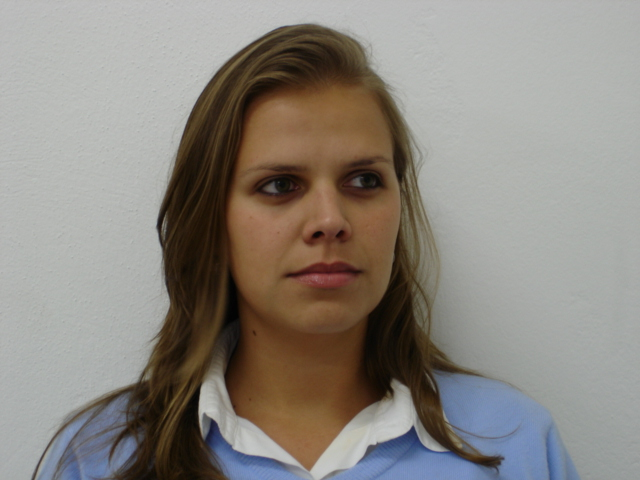
#> input picture FEI_dataset_part2/100-07.jpg, 640 x 480 px, given as the content of the folder ./FEI_dataset_part1, which was not available
$ python main.py
#> lines starting #> are read from the running program, lines starting #| are printed output that depends on the picture; pictures that were not available may be replaced by others from this repository, and a replacement may not be noted
import os
import cv2
import numpy as np
import matplotlib.pyplot as plt
import logging
import seaborn as sns
from scipy.stats import mode
from sklearn.decomposition import PCA
from sklearn.preprocessing import StandardScaler
from sklearn.model_selection import train_test_split
from sklearn.svm import SVC
from sklearn.neighbors import KNeighborsClassifier
from sklearn.metrics import accuracy_score, confusion_matrix, classification_report
from skimage.feature import hog
from skimage import color
from sklearn.cluster import KMeans
from sklearn.preprocessing import label_binarize
from sklearn.metrics import roc_curve, auc
from sklearn.multiclass import OneVsRestClassifier
from sklearn.pipeline import make_pipeline
from sklearn.metrics import precision_recall_curve, average_precision_score


# -----------------------------
# 🔹 Logging Setup
# -----------------------------
logging.basicConfig(level=logging.INFO, format="%(asctime)s - %(message)s")


# -----------------------------
# 🔹 Helper Functions
# -----------------------------
def get_person_label(label):
    """ Convert numeric labels to 'Person X' format. """
    return f"Person {label}"


def visualize_images(images, labels, title="Images"):
    """ Display images with person labels. """
    plt.figure(figsize=(10, 10))
    for i in range(min(9, len(images))):
        plt.subplot(3, 3, i + 1)
        plt.imshow(images[i], cmap="gray")
        plt.title(get_person_label(labels[i]))  # Convert label to 'Person X'
        plt.axis("off")
    plt.suptitle(title)
    plt.show()


# [10 lines left out: function visualize_predicted_images, not called in this run]

# -----------------------------
# 🔹 Step 1: Load and Preprocess Images
# -----------------------------
def load_images_from_folders(folders, img_size=(128, 128)):
    logging.info("Loading images from folders...")
    images, labels = [], []

    for folder_path in folders:
        for img_name in os.listdir(folder_path):
            if img_name.endswith(".jpg"):
                img_path = os.path.join(folder_path, img_name)
                img = cv2.imread(img_path, cv2.IMREAD_GRAYSCALE)
                if img is not None:
                    img = cv2.resize(img, img_size)  # Standardizing size
                    label = int(img_name.split("-")[0])  # Extract person ID
                    images.append(img)
                    labels.append(label)

    logging.info(f"Loaded {len(images)} images.")
    return np.array(images), np.array(labels)


# -----------------------------
# 🔹 Step 2: Feature Extraction (SIFT + HOG)
# -----------------------------
def extract_sift_features(images, k=128):
    logging.info("Extracting SIFT features using Bag of Words...")
    sift = cv2.SIFT_create()
    descriptors_list = []
    valid_indices = []
    keypoint_images = []  # Store images with keypoints for visualization

    for idx, img in enumerate(images):
        kp, des = sift.detectAndCompute(img, None)
        if des is not None:
            descriptors_list.append(des)
            valid_indices.append(idx)

            # Draw keypoints
            img_kp = cv2.drawKeypoints(img, kp, None, flags=cv2.DRAW_MATCHES_FLAGS_DRAW_RICH_KEYPOINTS)
            keypoint_images.append(img_kp)

    if len(descriptors_list) == 0:
        raise ValueError("No valid SIFT descriptors found!")

    # KMeans for Bag of Words
    kmeans = KMeans(n_clusters=k, random_state=42, n_init=10)
    all_descriptors = np.vstack(descriptors_list)
    kmeans.fit(all_descriptors)

    features = []
    for des in descriptors_list:
        histogram = np.zeros(k)
        labels = kmeans.predict(des)
        for label in labels:
            histogram[label] += 1
        features.append(histogram)

    # Visualize SIFT keypoints
    visualize_images(keypoint_images[:9], valid_indices[:9], title="SIFT Keypoints")

    return np.array(features), np.array(valid_indices)


def extract_hog_features(images, valid_indices):
    logging.info("Extracting HOG features...")
    hog_features = []
    hog_images = []

    for idx in valid_indices:
        img = images[idx]
        fd, hog_image = hog(img, pixels_per_cell=(8, 8), cells_per_block=(2, 2), block_norm="L2-Hys", visualize=True)
        hog_features.append(fd)
        hog_images.append(hog_image)

    # Visualize HOG Images
    visualize_images(hog_images[:9], valid_indices[:9], title="HOG Features")

    return np.array(hog_features)


def combine_features(sift_features, hog_features):
    logging.info(f"Combining SIFT ({sift_features.shape[0]}) and HOG ({hog_features.shape[0]}) features...")
    min_size = min(len(sift_features), len(hog_features))
    return np.hstack((sift_features[:min_size], hog_features[:min_size]))


# -----------------------------
# 🔹 Step 3: PCA for Dimensionality Reduction
# -----------------------------
def apply_pca(features, variance_threshold=0.95):
    logging.info("Applying PCA...")
    scaler = StandardScaler()
    features_scaled = scaler.fit_transform(features)

    pca = PCA(n_components=variance_threshold)
    pca_features = pca.fit_transform(features_scaled)

    # PCA Variance Plot
    plt.figure(figsize=(8, 5))
    plt.plot(np.cumsum(pca.explained_variance_ratio_), marker="o", linestyle="--")
    plt.xlabel("Number of Components")
    plt.ylabel("Explained Variance")
    plt.title("PCA Explained Variance")
    plt.grid()
    plt.show()

    logging.info(f"PCA reduced features to {pca.n_components_} dimensions.")
    return pca_features, pca, scaler

def plot_pca_2d(features, labels):
    logging.info("Visualizing the first two PCA components...")

    scaler = StandardScaler()
    features_scaled = scaler.fit_transform(features)

    pca = PCA(n_components=2)
    pca_features = pca.fit_transform(features_scaled)

    unique_labels = np.unique(labels)
    person_labels = [f"Person {l}" for l in labels]

    plt.figure(figsize=(10, 6))
    scatter = plt.scatter(pca_features[:, 0], pca_features[:, 1], c=labels, cmap='tab10', alpha=0.75, edgecolors='k')

    handles, _ = scatter.legend_elements(prop="colors", alpha=0.6)
    legend_labels = [f"Person {l}" for l in unique_labels]
    plt.legend(handles, legend_labels, title="People", loc="upper right")

    plt.xlabel("Principal Component 1")
    plt.ylabel("Principal Component 2")
    plt.title("PCA - First Two Components Visualization")
    plt.grid(True)
    plt.show()

# [102 lines left out: functions plot_confusion_matrix, plot_accuracy_bar, plot_roc_curve_multiclass, plot_precision_recall_curve, compute_eer, not called in this run]

# -----------------------------
# 🔹 Step 4: Train & Evaluate Classifiers
# -----------------------------
def train_and_evaluate_classifiers(X_train, y_train, X_test, y_test, pca, scaler, images, y_test_filtered):
    logging.info("Training classifiers...")

    svm = SVC(kernel="rbf", C=10, gamma="scale", probability=True, decision_function_shape="ovr")
    svm.fit(X_train, y_train)
    svm_pred = svm.predict(X_test)
    svm_scores = svm.decision_function(X_test)  # Multi-class scores

    knn = KNeighborsClassifier(n_neighbors=5, metric="euclidean")
    knn.fit(X_train, y_train)
    knn_pred = knn.predict(X_test)
    knn_scores = knn.predict_proba(X_test)  # Optional

    combined_pred = mode([svm_pred, knn_pred], axis=0)[0].flatten()

    svm_acc = accuracy_score(y_test, svm_pred)
    knn_acc = accuracy_score(y_test, knn_pred)
    combined_acc = accuracy_score(y_test, combined_pred)

    logging.info(f"SVM Accuracy: {svm_acc * 100:.2f}%")
    logging.info(f"KNN Accuracy: {knn_acc * 100:.2f}%")
    logging.info(f"Combined Model Accuracy: {combined_acc * 100:.2f}%")

    print(classification_report(y_test, combined_pred))
    visualize_predicted_images(images, y_test, combined_pred)
    plot_accuracy_bar(svm_acc, knn_acc, combined_acc)

    plot_roc_curve_multiclass(X_test, y_test_filtered, svm, n_classes=len(np.unique(y_test_filtered)))
    plot_precision_recall_curve(X_test, y_test_filtered, svm, n_classes=len(np.unique(y_test_filtered)))

    # Binary classification EER (use last person as positive class)
    binary_labels = (y_test_filtered == np.unique(y_test_filtered)[-1]).astype(int)
    binary_scores = svm.decision_function(X_test)[:, -1]
    eer, _ = compute_eer(binary_labels, binary_scores)
    logging.info(f"Equal Error Rate (EER - SVM): {eer:.2f}")

# -----------------------------
# 🔹 Step 5: Main Pipeline
# -----------------------------
def main():
    logging.info("Starting the facial recognition process...")

    # Load dataset
    folder_paths = ["./FEI_dataset_part1","./FEI_dataset_part2","./FEI_dataset_part3","./FEI_dataset_part4",]
    images, labels = load_images_from_folders(folder_paths)

    visualize_images(images, labels, title="Loaded Images")

    # Split dataset
    X_train, X_test, y_train, y_test = train_test_split(images, labels, test_size=0.3, random_state=42, stratify=labels)

    # Extract Features
    sift_train, valid_train = extract_sift_features(X_train)
#> the loop in extract_sift_features, `for idx, img in enumerate(images):` made 4 passes
#> pass 1, in extract_sift_features, `img_kp = cv2.drawKeypoints(img, kp, None, flags=cv2.DRAW_MATCHES_FLAGS..`:
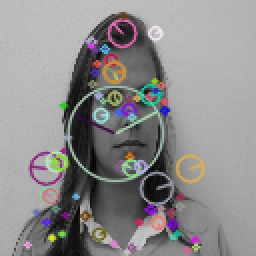
#> img_kp: shape (128, 128, 3) (shown 2 times larger); mean of channels 0, 1, 2 139.8, 139.3, 140.9; drawn as B, G, R
    sift_test, valid_test = extract_sift_features(X_test)
#> the loop in extract_sift_features (call 2), `for idx, img in enumerate(images):` made 3 passes
#> pass 1, in extract_sift_features (call 2), `img_kp = cv2.drawKeypoints(img, kp, None, flags=cv2.DRAW_MATCHES_FLAGS..`:
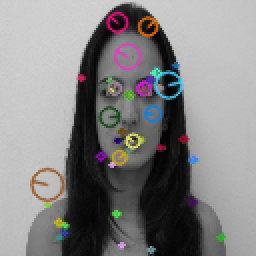
#> img_kp: shape (128, 128, 3) (shown 2 times larger); mean of channels 0, 1, 2 131.5, 131.3, 132.4; drawn as B, G, R

    hog_train = extract_hog_features(X_train, valid_train)
#> after the loop in extract_hog_features, `for idx in valid_indices:`:
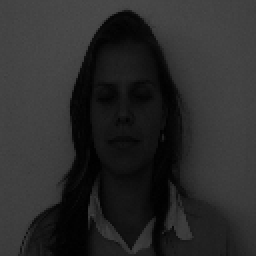
#> img: shape (128, 128) (shown 2 times larger); min 0, max 75, mean 42.9
    hog_test = extract_hog_features(X_test, valid_test)
#> the loop in extract_hog_features (call 2), `for idx in valid_indices:` made 3 passes
#> pass 1, in extract_hog_features (call 2), `img = images[idx]`:
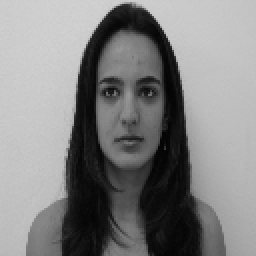
#> img: shape (128, 128) (shown 2 times larger); min 3, max 210, mean 129.9
#> in visualize_images (call 5), `plt.show()`:
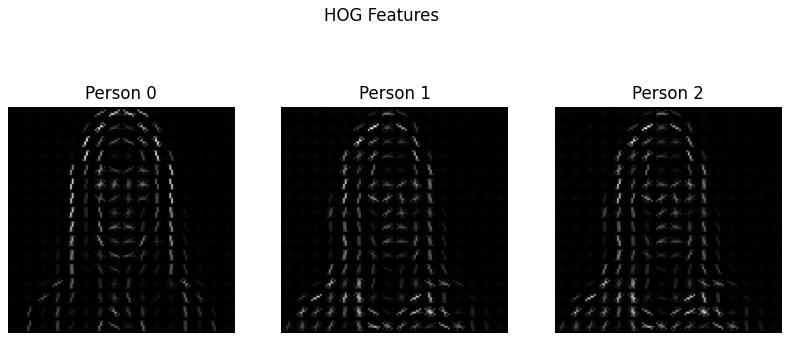
#> figure drawn by matplotlib, 3 panels

    y_train_filtered = y_train[valid_train]
    y_test_filtered = y_test[valid_test]

    # Combine Features
    train_features = combine_features(sift_train, hog_train)
    test_features = combine_features(sift_test, hog_test)

    # Apply PCA
    X_train_pca, pca, scaler = apply_pca(train_features)
#> in apply_pca, `plt.show()`:
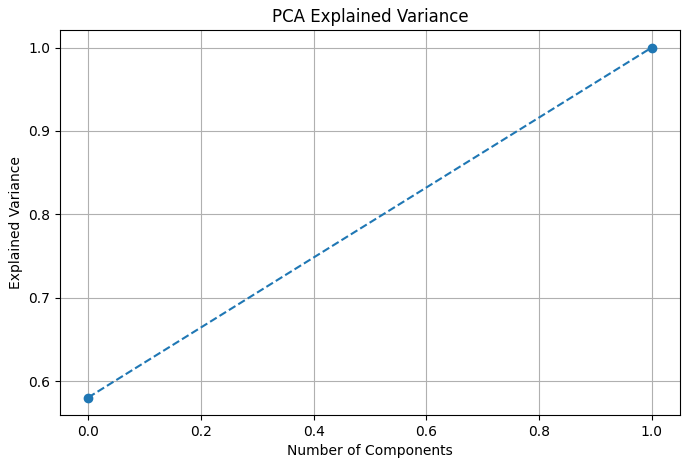
#> figure drawn by matplotlib, 1 panel
    X_test_pca = pca.transform(scaler.transform(test_features))

    plot_pca_2d(X_train_pca, y_train_filtered)
#> in plot_pca_2d, `plt.show()`:
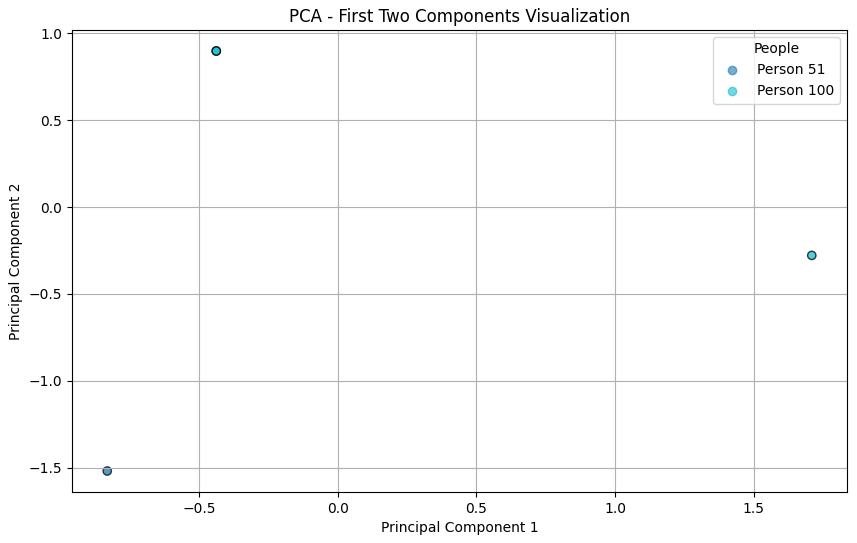
#> figure drawn by matplotlib, 1 panel

    # Train and Evaluate
    train_and_evaluate_classifiers(X_train_pca, y_train_filtered, X_test_pca, y_test_filtered, pca, scaler,
                                   X_test[valid_test], y_test_filtered)


if __name__ == "__main__":
#> (the run stopped early here; a loop or call above may not have finished)
